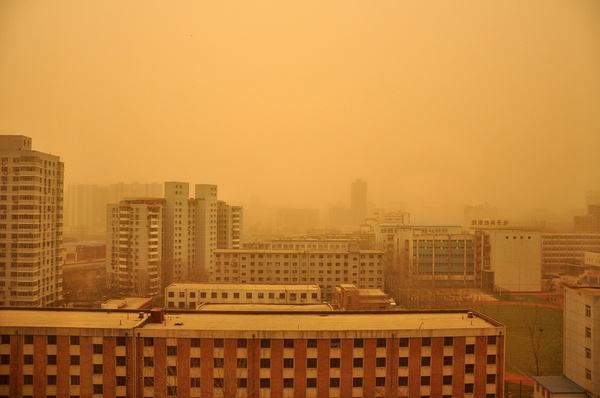
%> input picture 8-Sand_Dust_Image_Enhance/data/001.jpg, 600 x 398 px; its folder holds only this picture in this run
$ octave Demo_dedust.m   (GNU Octave 9; MATLAB toolbox functions it lacks are replaced by stand-ins)
%> lines starting %> are read from the running program, lines starting %| are printed output that depends on the picture
### 8-Sand_Dust_Image_Enhance/algorithms/Dedust_BaseGreen.m
function img_out = Dedust_BaseGreen(img,conf)
%% 色彩平衡，应用在除沙尘颜色校正场景，白平衡也能用
%色偏校正+绿色通道保持颜色归一化
img = double(img);
if mean(img(:),'all')>1
    img = img./255;
end

% 分离RGB通道
R = img(:,:,1);
G = img(:,:,2);
B = img(:,:,3);
% 权重计算
Wm = [mean(G(:))-mean(R(:)), mean(G(:))-mean(G(:)), mean(G(:))-mean(B(:))];
Wh = [var(G(:),1)/var(R(:),1), var(G(:),1)/var(G(:),1),var(G(:),1)/var(B(:),1)];
Ww = 1-(1-mean(B(:))+mean(R(:)))/2;

for i = 1:size(img,3)
    img_temp = img(:,:,i);

    img_t = img_temp+(Wm(i)* Wh(i).*Ww.*img_temp) .*G;
%     img_tt(:,:,i) = img_t;

    img_out(:,:,i) = (img_t - mean(img_t(:)))/(max(img_t(:))-min(img_t(:)))+mean(G(:));
end
% figure;imshow(img);
% figure;imshow(img_tt);
% figure;imshow(img_out);
img_out = im2uint8(img_out);

### 8-Sand_Dust_Image_Enhance/Demo_dedust.m
%% 程序分享
% 个人博客 www.aomanhao.top
% Github https://github.com/AomanHao
% CSDN https://blog.csdn.net/Aoman_Hao
%--------------------------------------
%%
clear;
close all;
clc;

addpath('./algorithms/');
pathname = './data/';
img_conf = dir(pathname);
img_name = {img_conf.name};
img_num = numel({img_conf.name})-2;

data_type = 'bmp'; % raw: raw data %bmp: bmp data

conf.savepath = './result/';
if ~exist(conf.savepath,'var')
    mkdir(conf.savepath)
end

dedust_type = 'BaseGreen';
for i = 1:img_num
    switch data_type
        case 'bmp'
            name = split(img_name{i+2},'.');
            conf.imgname = name{1};
            conf.imgtype = name{2};
            img = imread([pathname,img_name{i+2}]);
%> img is the input picture: size 398x600x3 uint8; mean R, G, B 191.1, 130.8, 60.6
            [m,n,z] = size(img);
%> m = 398; n = 600; z = 3
    end

    %     imtool(img);
    %% 算法处理
    tic;
    switch dedust_type
        case 'Linear'
            %paper<A fusion-based enhancing approach for single sandstorm image>
            conf.para = 10;
            result = Dedust_Linear(img,conf);


        case 'BlueComp'
            %paper<A_Fast_Sand-Dust_Image_Enhancement_Algorithm_by_Blue_Channel_Compensation_and_Guided_Image_Filtering>
            result = Dedust_BlueComp(img);

        case 'BaseGreen'
            %paper<Sand-Dust Image Enhancement Using Successive Color Balance With Coincident Chromatic Histogram>
            result = Dedust_BaseGreen(img);
%> in Dedust_BaseGreen, `R = img(:,:,1);`:
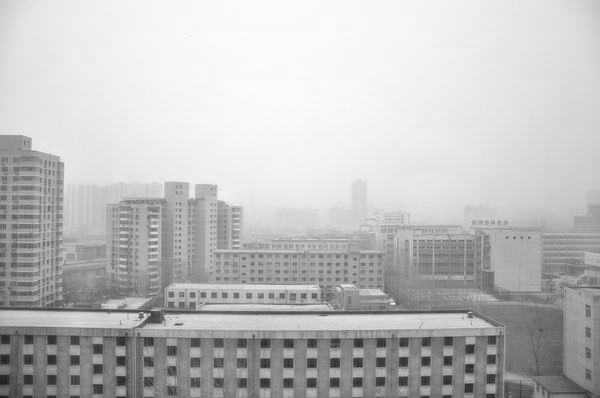
%> R: size 398x600 double; min 0.106, max 1, mean 0.749
%> in Dedust_BaseGreen, `G = img(:,:,2);`:
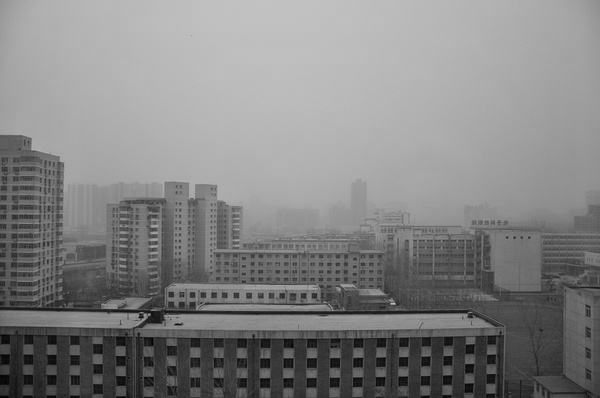
%> G: size 398x600 double; min 0, max 0.761, mean 0.513
%> in Dedust_BaseGreen, `B = img(:,:,3);`:
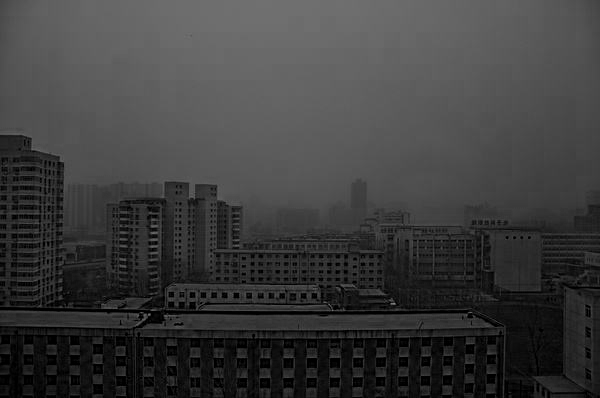
%> B: size 398x600 double; min 0, max 0.525, mean 0.237
%> in Dedust_BaseGreen, `Wm = [mean(G(:))-mean(R(:)), mean(G(:))-mean(G(:)), mean(G(:))-mean(B(..`: Wm = [-0.236 0 0.275]
%> in Dedust_BaseGreen, `Wh = [var(G(:),1)/var(R(:),1), var(G(:),1)/var(G(:),1),var(G(:),1)/var..`: Wh = [0.929 1 2.31]
%> in Dedust_BaseGreen, `Ww = 1-(1-mean(B(:))+mean(R(:)))/2;`: Ww = 0.244
%> after the loop in Dedust_BaseGreen, `for i = 1:size(img,3)`:
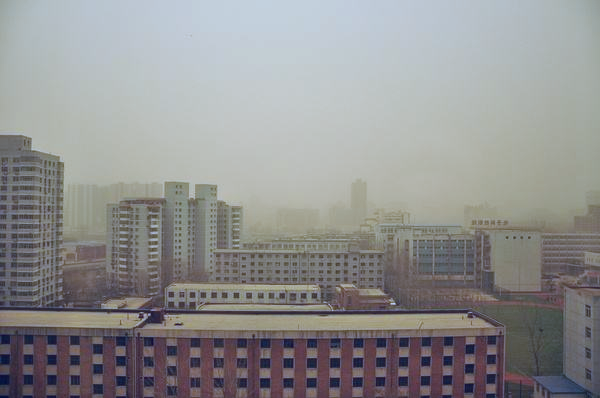
%> img_out: size 398x600x3 double; mean R, G, B 0.513, 0.513, 0.513; drawn with min black and max white
%> in Dedust_BaseGreen, `img_out = im2uint8(img_out);`:
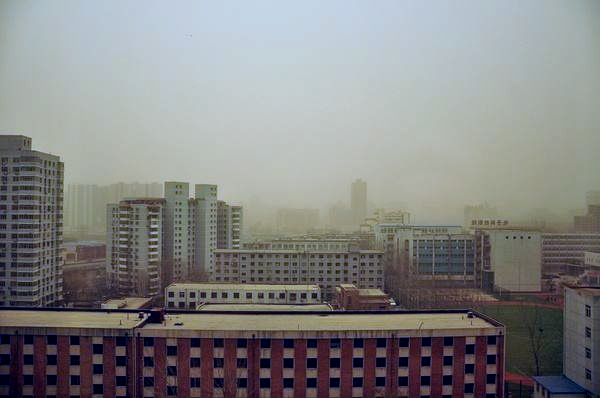
%> img_out: size 398x600x3 uint8; mean R, G, B 131.1, 131, 130.8

    end
    toc;
    t=toc;
    result = im2uint8(result);
    %% Motion compensation save video result
    imwrite(uint8(img),strcat(conf.savepath,conf.imgname,'.png'));
    imwrite(uint8(result),strcat(conf.savepath,conf.imgname,'_',dedust_type,'.png'));
end

$ run again, on 8-Sand_Dust_Image_Enhance/data/005.jpg
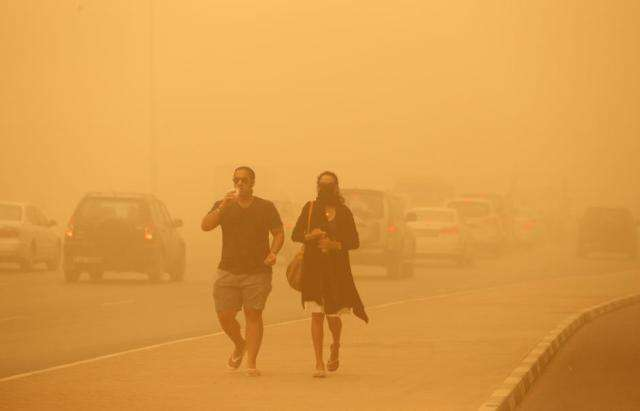
%> input picture 8-Sand_Dust_Image_Enhance/data/005.jpg, 640 x 411 px
%> img is the input picture: size 411x640x3 uint8; mean R, G, B 220.3, 155.5, 71.4
%> in Dedust_BaseGreen, `B = img(:,:,3);`:
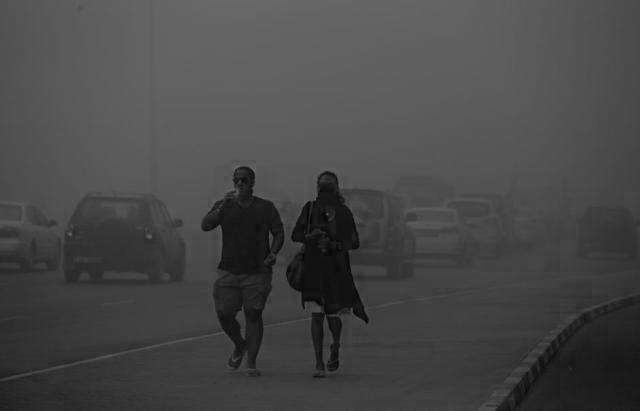
%> B: size 411x640 double; min 0, max 0.455, mean 0.28
%> Wm = [-0.254 0 0.33]
%> Wh = [1.22 1 1.49]
%> Ww = 0.208
%> in Dedust_BaseGreen, `img_out = im2uint8(img_out);`:
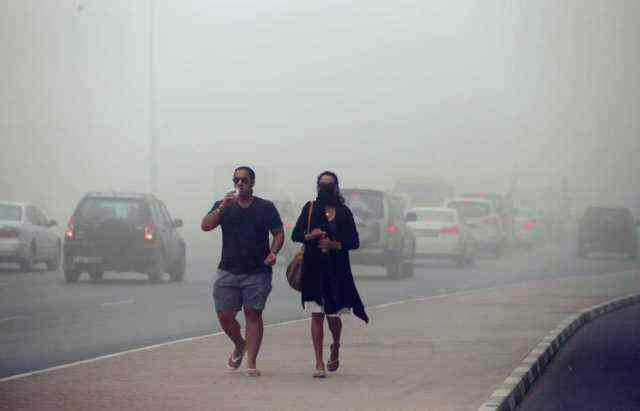
%> img_out: size 411x640x3 uint8; mean R, G, B 155.5, 155.4, 155.5

$ run again, on 8-Sand_Dust_Image_Enhance/data/016.jpg
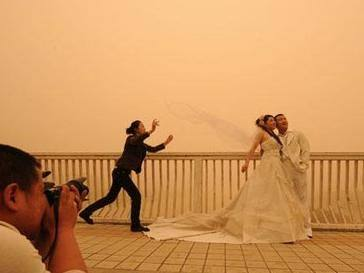
%> input picture 8-Sand_Dust_Image_Enhance/data/016.jpg, 364 x 273 px
%> img is the input picture: size 273x364x3 uint8; mean R, G, B 204.3, 147.4, 91.9
%> in Dedust_BaseGreen, `B = img(:,:,3);`:
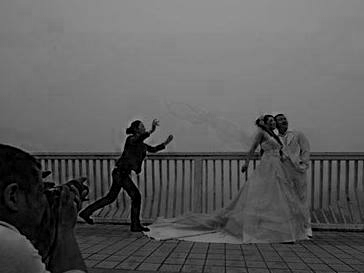
%> B: size 273x364 double; min 0, max 0.678, mean 0.36
%> Wm = [-0.223 0 0.217]
%> Wh = [0.86 1 1.48]
%> Ww = 0.28
%> in Dedust_BaseGreen, `img_out = im2uint8(img_out);`:
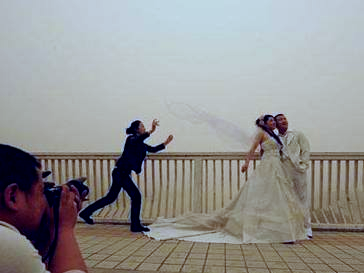
%> img_out: size 273x364x3 uint8; mean R, G, B 148.5, 148.4, 147.4
